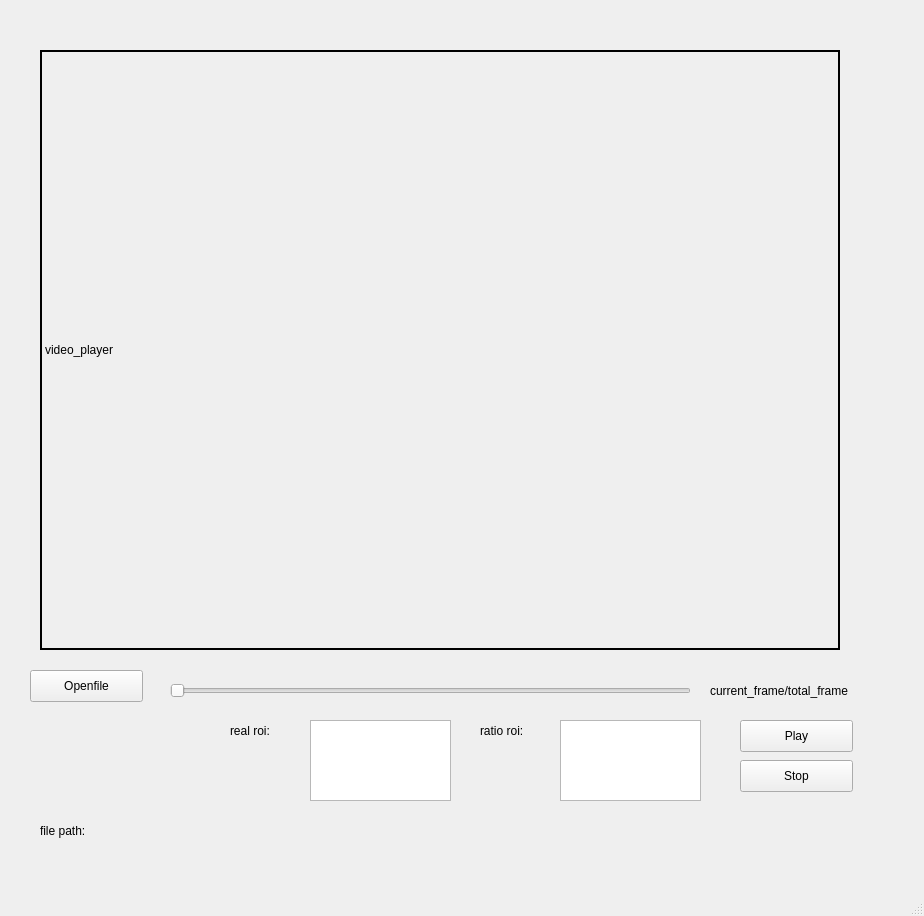
<?xml version="1.0" encoding="UTF-8"?>
<ui version="4.0">
 <class>MainWindow</class>
 <widget class="QMainWindow" name="MainWindow">
  <property name="geometry">
   <rect>
    <x>0</x>
    <y>0</y>
    <width>924</width>
    <height>916</height>
   </rect>
  </property>
  <property name="windowTitle">
   <string>MainWindow</string>
  </property>
  <widget class="QWidget" name="centralwidget">
   <widget class="QLabel" name="label_videoplayer">
    <property name="geometry">
     <rect>
      <x>40</x>
      <y>50</y>
      <width>800</width>
      <height>600</height>
     </rect>
    </property>
    <property name="frameShape">
     <enum>QFrame::WinPanel</enum>
    </property>
    <property name="text">
     <string>video_player</string>
    </property>
   </widget>
   <widget class="QPushButton" name="pushButton_openfile">
    <property name="geometry">
     <rect>
      <x>30</x>
      <y>670</y>
      <width>113</width>
      <height>32</height>
     </rect>
    </property>
    <property name="text">
     <string>Openfile</string>
    </property>
   </widget>
   <widget class="QSlider" name="slider_videoframe">
    <property name="geometry">
     <rect>
      <x>170</x>
      <y>680</y>
      <width>521</width>
      <height>22</height>
     </rect>
    </property>
    <property name="orientation">
     <enum>Qt::Horizontal</enum>
    </property>
   </widget>
   <widget class="QLabel" name="label_frameinfo">
    <property name="geometry">
     <rect>
      <x>710</x>
      <y>680</y>
      <width>171</width>
      <height>21</height>
     </rect>
    </property>
    <property name="text">
     <string>current_frame/total_frame</string>
    </property>
   </widget>
   <widget class="QTextEdit" name="textEdit_realroi">
    <property name="geometry">
     <rect>
      <x>310</x>
      <y>720</y>
      <width>141</width>
      <height>81</height>
     </rect>
    </property>
   </widget>
   <widget class="QLabel" name="label_realroi">
    <property name="geometry">
     <rect>
      <x>230</x>
      <y>720</y>
      <width>171</width>
      <height>21</height>
     </rect>
    </property>
    <property name="text">
     <string>real roi:</string>
    </property>
   </widget>
   <widget class="QLabel" name="label_ratioroi">
    <property name="geometry">
     <rect>
      <x>480</x>
      <y>720</y>
      <width>171</width>
      <height>21</height>
     </rect>
    </property>
    <property name="text">
     <string>ratio roi:</string>
    </property>
   </widget>
   <widget class="QTextEdit" name="textEdit_ratioroi">
    <property name="geometry">
     <rect>
      <x>560</x>
      <y>720</y>
      <width>141</width>
      <height>81</height>
     </rect>
    </property>
   </widget>
   <widget class="QPushButton" name="pushButton_play">
    <property name="geometry">
     <rect>
      <x>740</x>
      <y>720</y>
      <width>113</width>
      <height>32</height>
     </rect>
    </property>
    <property name="text">
     <string>Play</string>
    </property>
   </widget>
   <widget class="QPushButton" name="pushButton_stop">
    <property name="geometry">
     <rect>
      <x>740</x>
      <y>760</y>
      <width>113</width>
      <height>32</height>
     </rect>
    </property>
    <property name="text">
     <string>Stop</string>
    </property>
   </widget>
   <widget class="QLabel" name="label_filepath">
    <property name="geometry">
     <rect>
      <x>40</x>
      <y>810</y>
      <width>841</width>
      <height>41</height>
     </rect>
    </property>
    <property name="text">
     <string>file path:</string>
    </property>
   </widget>
  </widget>
  <widget class="QMenuBar" name="menubar">
   <property name="geometry">
    <rect>
     <x>0</x>
     <y>0</y>
     <width>924</width>
     <height>24</height>
    </rect>
   </property>
  </widget>
  <widget class="QStatusBar" name="statusbar"/>
 </widget>
 <resources/>
 <connections/>
</ui>
